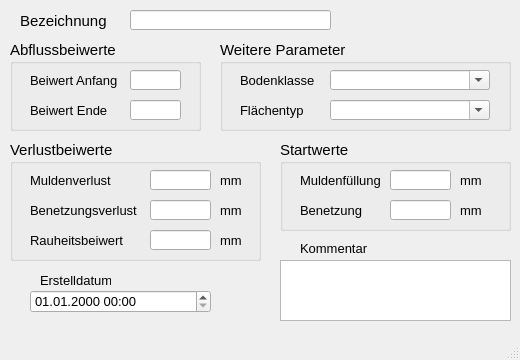
<?xml version="1.0" encoding="UTF-8"?>
<ui version="4.0">
 <class>MainWindow</class>
 <widget class="QMainWindow" name="MainWindow">
  <property name="geometry">
   <rect>
    <x>0</x>
    <y>0</y>
    <width>520</width>
    <height>360</height>
   </rect>
  </property>
  <property name="minimumSize">
   <size>
    <width>520</width>
    <height>360</height>
   </size>
  </property>
  <property name="font">
   <font>
    <family>Tahoma</family>
    <pointsize>10</pointsize>
   </font>
  </property>
  <property name="windowTitle">
   <string>Abflussparameter</string>
  </property>
  <widget class="QWidget" name="centralwidget">
   <widget class="QLabel" name="label">
    <property name="geometry">
     <rect>
      <x>20</x>
      <y>10</y>
      <width>101</width>
      <height>21</height>
     </rect>
    </property>
    <property name="font">
     <font>
      <family>Tahoma</family>
      <pointsize>11</pointsize>
     </font>
    </property>
    <property name="text">
     <string>Bezeichnung</string>
    </property>
   </widget>
   <widget class="QLabel" name="label_70">
    <property name="geometry">
     <rect>
      <x>40</x>
      <y>270</y>
      <width>71</width>
      <height>21</height>
     </rect>
    </property>
    <property name="text">
     <string>Erstelldatum</string>
    </property>
   </widget>
   <widget class="QLabel" name="label_14">
    <property name="geometry">
     <rect>
      <x>300</x>
      <y>240</y>
      <width>81</width>
      <height>16</height>
     </rect>
    </property>
    <property name="text">
     <string>Kommentar</string>
    </property>
   </widget>
   <widget class="QLineEdit" name="apnam">
    <property name="geometry">
     <rect>
      <x>130</x>
      <y>10</y>
      <width>201</width>
      <height>20</height>
     </rect>
    </property>
    <property name="acceptDrops">
     <bool>false</bool>
    </property>
    <property name="toolTip">
     <string>&lt;html&gt;&lt;head/&gt;&lt;body&gt;&lt;p&gt;Eindeutige Bezeichnung&lt;/p&gt;&lt;/body&gt;&lt;/html&gt;</string>
    </property>
    <property name="statusTip">
     <string>Eindeutige Bezeichnung</string>
    </property>
   </widget>
   <widget class="QTextEdit" name="kommentar">
    <property name="geometry">
     <rect>
      <x>280</x>
      <y>260</y>
      <width>231</width>
      <height>61</height>
     </rect>
    </property>
    <property name="toolTip">
     <string>&lt;html&gt;&lt;head/&gt;&lt;body&gt;&lt;p&gt;Platz für zusätzliche Kommentare.&lt;/p&gt;&lt;/body&gt;&lt;/html&gt;</string>
    </property>
    <property name="statusTip">
     <string>Platz für zusätzliche Kommentare.</string>
    </property>
   </widget>
   <widget class="QgsDateTimeEdit" name="createdat">
    <property name="geometry">
     <rect>
      <x>30</x>
      <y>290</y>
      <width>181</width>
      <height>23</height>
     </rect>
    </property>
    <property name="currentSection">
     <enum>QDateTimeEdit::DaySection</enum>
    </property>
    <property name="displayFormat">
     <string>dd.MM.yyyy HH:mm</string>
    </property>
   </widget>
   <widget class="QGroupBox" name="groupBox">
    <property name="geometry">
     <rect>
      <x>10</x>
      <y>40</y>
      <width>191</width>
      <height>91</height>
     </rect>
    </property>
    <property name="font">
     <font>
      <family>Tahoma</family>
      <pointsize>11</pointsize>
      <weight>50</weight>
      <bold>false</bold>
     </font>
    </property>
    <property name="title">
     <string>Abflussbeiwerte</string>
    </property>
    <widget class="QLabel" name="label_9">
     <property name="geometry">
      <rect>
       <x>20</x>
       <y>30</y>
       <width>91</width>
       <height>21</height>
      </rect>
     </property>
     <property name="font">
      <font>
       <family>Tahoma</family>
       <pointsize>10</pointsize>
       <weight>50</weight>
       <bold>false</bold>
      </font>
     </property>
     <property name="toolTip">
      <string>&lt;html&gt;&lt;head/&gt;&lt;body&gt;&lt;p&gt;Startwert für den Abflussbeiwert in HYSTEM-EXTRAN (0.0 - 1.0)&lt;/p&gt;&lt;/body&gt;&lt;/html&gt;</string>
     </property>
     <property name="statusTip">
      <string>Startwert für den Abflussbeiwert in HYSTEM-EXTRAN (0.0 - 1.0)</string>
     </property>
     <property name="text">
      <string>Beiwert Anfang</string>
     </property>
    </widget>
    <widget class="QLabel" name="label_13">
     <property name="geometry">
      <rect>
       <x>20</x>
       <y>60</y>
       <width>91</width>
       <height>21</height>
      </rect>
     </property>
     <property name="font">
      <font>
       <family>Tahoma</family>
       <pointsize>10</pointsize>
       <weight>50</weight>
       <bold>false</bold>
      </font>
     </property>
     <property name="toolTip">
      <string>&lt;html&gt;&lt;head/&gt;&lt;body&gt;&lt;p&gt;Endwert für den Abflussbeiwert in HYSTEM-EXTRAN (0.0 - 1.0)&lt;/p&gt;&lt;/body&gt;&lt;/html&gt;</string>
     </property>
     <property name="statusTip">
      <string>&lt;html&gt;&lt;head/&gt;&lt;body&gt;&lt;p&gt;Endwert für den Abflussbeiwert in HYSTEM-EXTRAN (0.0 - 1.0)&lt;/p&gt;&lt;/body&gt;&lt;/html&gt;</string>
     </property>
     <property name="text">
      <string>Beiwert Ende</string>
     </property>
    </widget>
    <widget class="QLineEdit" name="anfangsabflussbeiwert">
     <property name="geometry">
      <rect>
       <x>120</x>
       <y>30</y>
       <width>51</width>
       <height>20</height>
      </rect>
     </property>
     <property name="font">
      <font>
       <family>Tahoma</family>
       <pointsize>10</pointsize>
       <weight>50</weight>
       <bold>false</bold>
      </font>
     </property>
     <property name="toolTip">
      <string>&lt;html&gt;&lt;head/&gt;&lt;body&gt;&lt;p&gt;Startwert für den Abflussbeiwert in HYSTEM-EXTRAN (0.0 - 1.0)&lt;/p&gt;&lt;/body&gt;&lt;/html&gt;</string>
     </property>
     <property name="statusTip">
      <string>Startwert für den Abflussbeiwert in HYSTEM-EXTRAN (0.0 - 1.0)</string>
     </property>
    </widget>
    <widget class="QLineEdit" name="endabflussbeiwert">
     <property name="geometry">
      <rect>
       <x>120</x>
       <y>60</y>
       <width>51</width>
       <height>20</height>
      </rect>
     </property>
     <property name="font">
      <font>
       <family>Tahoma</family>
       <pointsize>10</pointsize>
       <weight>50</weight>
       <bold>false</bold>
      </font>
     </property>
     <property name="toolTip">
      <string>&lt;html&gt;&lt;head/&gt;&lt;body&gt;&lt;p&gt;Endwert für den Abflussbeiwert in HYSTEM-EXTRAN (0.0 - 1.0)&lt;/p&gt;&lt;/body&gt;&lt;/html&gt;</string>
     </property>
     <property name="statusTip">
      <string>Endwert für den Abflussbeiwert in HYSTEM-EXTRAN (0.0 - 1.0)</string>
     </property>
     <property name="accessibleName">
      <string>endabflussbeiwert</string>
     </property>
    </widget>
   </widget>
   <widget class="QGroupBox" name="groupBox_2">
    <property name="geometry">
     <rect>
      <x>10</x>
      <y>140</y>
      <width>251</width>
      <height>121</height>
     </rect>
    </property>
    <property name="font">
     <font>
      <family>Tahoma</family>
      <pointsize>11</pointsize>
      <weight>50</weight>
      <bold>false</bold>
     </font>
    </property>
    <property name="title">
     <string>Verlustbeiwerte</string>
    </property>
    <widget class="QLabel" name="label_7">
     <property name="geometry">
      <rect>
       <x>210</x>
       <y>60</y>
       <width>30</width>
       <height>21</height>
      </rect>
     </property>
     <property name="font">
      <font>
       <family>Tahoma</family>
       <pointsize>10</pointsize>
       <weight>50</weight>
       <bold>false</bold>
      </font>
     </property>
     <property name="text">
      <string>mm</string>
     </property>
    </widget>
    <widget class="QLineEdit" name="benetzungsverlust">
     <property name="geometry">
      <rect>
       <x>140</x>
       <y>60</y>
       <width>61</width>
       <height>20</height>
      </rect>
     </property>
     <property name="font">
      <font>
       <family>Tahoma</family>
       <pointsize>10</pointsize>
       <weight>50</weight>
       <bold>false</bold>
      </font>
     </property>
     <property name="toolTip">
      <string>&lt;html&gt;&lt;head/&gt;&lt;body&gt;&lt;p&gt;Benetzungsverlust&lt;/p&gt;&lt;/body&gt;&lt;/html&gt;</string>
     </property>
     <property name="statusTip">
      <string>Benetzungsverlust</string>
     </property>
    </widget>
    <widget class="QLabel" name="label_20">
     <property name="geometry">
      <rect>
       <x>20</x>
       <y>60</y>
       <width>121</width>
       <height>21</height>
      </rect>
     </property>
     <property name="font">
      <font>
       <family>Tahoma</family>
       <pointsize>10</pointsize>
       <weight>50</weight>
       <bold>false</bold>
      </font>
     </property>
     <property name="text">
      <string>Benetzungsverlust</string>
     </property>
    </widget>
    <widget class="QLabel" name="label_3">
     <property name="geometry">
      <rect>
       <x>210</x>
       <y>30</y>
       <width>30</width>
       <height>21</height>
      </rect>
     </property>
     <property name="font">
      <font>
       <family>Tahoma</family>
       <pointsize>10</pointsize>
       <weight>50</weight>
       <bold>false</bold>
      </font>
     </property>
     <property name="text">
      <string>mm</string>
     </property>
    </widget>
    <widget class="QLabel" name="label_21">
     <property name="geometry">
      <rect>
       <x>20</x>
       <y>30</y>
       <width>91</width>
       <height>21</height>
      </rect>
     </property>
     <property name="font">
      <font>
       <family>Tahoma</family>
       <pointsize>10</pointsize>
       <weight>50</weight>
       <bold>false</bold>
      </font>
     </property>
     <property name="text">
      <string>Muldenverlust</string>
     </property>
    </widget>
    <widget class="QLineEdit" name="muldenverlust">
     <property name="geometry">
      <rect>
       <x>140</x>
       <y>30</y>
       <width>61</width>
       <height>20</height>
      </rect>
     </property>
     <property name="font">
      <font>
       <family>Tahoma</family>
       <pointsize>10</pointsize>
       <weight>50</weight>
       <bold>false</bold>
      </font>
     </property>
     <property name="toolTip">
      <string>&lt;html&gt;&lt;head/&gt;&lt;body&gt;&lt;p&gt;Muldenverlust&lt;/p&gt;&lt;/body&gt;&lt;/html&gt;</string>
     </property>
     <property name="statusTip">
      <string>Muldenverlust</string>
     </property>
    </widget>
    <widget class="QLineEdit" name="rauheit_kst">
     <property name="geometry">
      <rect>
       <x>140</x>
       <y>90</y>
       <width>61</width>
       <height>20</height>
      </rect>
     </property>
     <property name="font">
      <font>
       <family>Tahoma</family>
       <pointsize>10</pointsize>
       <weight>50</weight>
       <bold>false</bold>
      </font>
     </property>
     <property name="toolTip">
      <string>&lt;html&gt;&lt;head/&gt;&lt;body&gt;&lt;p&gt;Absolute Rauheit gemäß Prandtl-Colebrook&lt;/p&gt;&lt;/body&gt;&lt;/html&gt;</string>
     </property>
     <property name="statusTip">
      <string>Absolute Rauheit gemäß Prandtl-Colebrook</string>
     </property>
    </widget>
    <widget class="QLabel" name="label_72">
     <property name="geometry">
      <rect>
       <x>210</x>
       <y>90</y>
       <width>46</width>
       <height>21</height>
      </rect>
     </property>
     <property name="font">
      <font>
       <family>Tahoma</family>
       <pointsize>10</pointsize>
       <weight>50</weight>
       <bold>false</bold>
      </font>
     </property>
     <property name="text">
      <string>mm</string>
     </property>
    </widget>
    <widget class="QLabel" name="label_62">
     <property name="geometry">
      <rect>
       <x>20</x>
       <y>90</y>
       <width>101</width>
       <height>21</height>
      </rect>
     </property>
     <property name="font">
      <font>
       <family>Tahoma</family>
       <pointsize>10</pointsize>
       <weight>50</weight>
       <bold>false</bold>
      </font>
     </property>
     <property name="text">
      <string>Rauheitsbeiwert</string>
     </property>
    </widget>
   </widget>
   <widget class="QGroupBox" name="groupBox_3">
    <property name="geometry">
     <rect>
      <x>220</x>
      <y>40</y>
      <width>291</width>
      <height>91</height>
     </rect>
    </property>
    <property name="font">
     <font>
      <family>Tahoma</family>
      <pointsize>11</pointsize>
      <weight>50</weight>
      <bold>false</bold>
     </font>
    </property>
    <property name="title">
     <string>Weitere Parameter</string>
    </property>
    <widget class="QComboBox" name="flaechentyp">
     <property name="geometry">
      <rect>
       <x>110</x>
       <y>60</y>
       <width>160</width>
       <height>20</height>
      </rect>
     </property>
     <property name="font">
      <font>
       <family>Tahoma</family>
       <pointsize>10</pointsize>
       <weight>50</weight>
       <bold>false</bold>
      </font>
     </property>
     <property name="toolTip">
      <string>&lt;html&gt;&lt;head/&gt;&lt;body&gt;&lt;p&gt;Flächentyp entspr. HYSTEM-EXTRAN&lt;/p&gt;&lt;/body&gt;&lt;/html&gt;</string>
     </property>
     <property name="statusTip">
      <string>Flächentyp entspr. HYSTEM-EXTRAN</string>
     </property>
     <property name="accessibleName">
      <string>bodenklasse</string>
     </property>
     <property name="editable">
      <bool>true</bool>
     </property>
    </widget>
    <widget class="QComboBox" name="bodenklasse">
     <property name="geometry">
      <rect>
       <x>110</x>
       <y>30</y>
       <width>160</width>
       <height>20</height>
      </rect>
     </property>
     <property name="font">
      <font>
       <family>Tahoma</family>
       <pointsize>10</pointsize>
       <weight>50</weight>
       <bold>false</bold>
      </font>
     </property>
     <property name="toolTip">
      <string>Bodenklasse. Muss bei befestigten Flächen leer sein.</string>
     </property>
     <property name="statusTip">
      <string>Bodenklasse. Muss bei befestigten Flächen leer sein.</string>
     </property>
     <property name="accessibleName">
      <string>bodenklasse</string>
     </property>
     <property name="editable">
      <bool>true</bool>
     </property>
    </widget>
    <widget class="QLabel" name="label_19">
     <property name="geometry">
      <rect>
       <x>20</x>
       <y>60</y>
       <width>71</width>
       <height>21</height>
      </rect>
     </property>
     <property name="font">
      <font>
       <family>Tahoma</family>
       <pointsize>10</pointsize>
       <weight>50</weight>
       <bold>false</bold>
      </font>
     </property>
     <property name="text">
      <string>Flächentyp</string>
     </property>
    </widget>
    <widget class="QLabel" name="label_18">
     <property name="geometry">
      <rect>
       <x>20</x>
       <y>30</y>
       <width>81</width>
       <height>21</height>
      </rect>
     </property>
     <property name="font">
      <font>
       <family>Tahoma</family>
       <pointsize>10</pointsize>
       <weight>50</weight>
       <bold>false</bold>
      </font>
     </property>
     <property name="text">
      <string>Bodenklasse</string>
     </property>
    </widget>
   </widget>
   <widget class="QGroupBox" name="groupBox_4">
    <property name="geometry">
     <rect>
      <x>280</x>
      <y>140</y>
      <width>231</width>
      <height>91</height>
     </rect>
    </property>
    <property name="font">
     <font>
      <family>Tahoma</family>
      <pointsize>11</pointsize>
      <weight>50</weight>
      <bold>false</bold>
     </font>
    </property>
    <property name="title">
     <string>Startwerte</string>
    </property>
    <widget class="QLabel" name="label_10">
     <property name="geometry">
      <rect>
       <x>180</x>
       <y>60</y>
       <width>31</width>
       <height>21</height>
      </rect>
     </property>
     <property name="font">
      <font>
       <family>Tahoma</family>
       <pointsize>10</pointsize>
       <weight>50</weight>
       <bold>false</bold>
      </font>
     </property>
     <property name="text">
      <string>mm</string>
     </property>
    </widget>
    <widget class="QLabel" name="label_11">
     <property name="geometry">
      <rect>
       <x>20</x>
       <y>60</y>
       <width>91</width>
       <height>21</height>
      </rect>
     </property>
     <property name="font">
      <font>
       <family>Tahoma</family>
       <pointsize>10</pointsize>
       <weight>50</weight>
       <bold>false</bold>
      </font>
     </property>
     <property name="text">
      <string>Benetzung</string>
     </property>
    </widget>
    <widget class="QLineEdit" name="benetzung_startwert">
     <property name="geometry">
      <rect>
       <x>110</x>
       <y>60</y>
       <width>61</width>
       <height>20</height>
      </rect>
     </property>
     <property name="font">
      <font>
       <family>Tahoma</family>
       <pointsize>10</pointsize>
       <weight>50</weight>
       <bold>false</bold>
      </font>
     </property>
     <property name="toolTip">
      <string>&lt;html&gt;&lt;head/&gt;&lt;body&gt;&lt;p&gt;Benetzung am Simulationsbeginn&lt;/p&gt;&lt;/body&gt;&lt;/html&gt;</string>
     </property>
     <property name="statusTip">
      <string>Benetzung am Simulationsbeginn</string>
     </property>
    </widget>
    <widget class="QLabel" name="label_15">
     <property name="geometry">
      <rect>
       <x>20</x>
       <y>30</y>
       <width>91</width>
       <height>21</height>
      </rect>
     </property>
     <property name="font">
      <font>
       <family>Tahoma</family>
       <pointsize>10</pointsize>
       <weight>50</weight>
       <bold>false</bold>
      </font>
     </property>
     <property name="text">
      <string>Muldenfüllung</string>
     </property>
    </widget>
    <widget class="QLineEdit" name="mulden_startwert">
     <property name="geometry">
      <rect>
       <x>110</x>
       <y>30</y>
       <width>61</width>
       <height>20</height>
      </rect>
     </property>
     <property name="font">
      <font>
       <family>Tahoma</family>
       <pointsize>10</pointsize>
       <weight>50</weight>
       <bold>false</bold>
      </font>
     </property>
     <property name="toolTip">
      <string>&lt;html&gt;&lt;head/&gt;&lt;body&gt;&lt;p&gt;Muldenfüllung am Simulationsbeginn&lt;/p&gt;&lt;/body&gt;&lt;/html&gt;</string>
     </property>
     <property name="statusTip">
      <string>Muldenfüllung am Simulationsbeginn</string>
     </property>
    </widget>
    <widget class="QLabel" name="label_16">
     <property name="geometry">
      <rect>
       <x>180</x>
       <y>30</y>
       <width>31</width>
       <height>21</height>
      </rect>
     </property>
     <property name="font">
      <font>
       <family>Tahoma</family>
       <pointsize>10</pointsize>
       <weight>50</weight>
       <bold>false</bold>
      </font>
     </property>
     <property name="text">
      <string>mm</string>
     </property>
    </widget>
   </widget>
  </widget>
  <widget class="QMenuBar" name="menubar">
   <property name="geometry">
    <rect>
     <x>0</x>
     <y>0</y>
     <width>520</width>
     <height>22</height>
    </rect>
   </property>
  </widget>
  <widget class="QStatusBar" name="statusbar"/>
 </widget>
 <customwidgets>
  <customwidget>
   <class>QgsDateTimeEdit</class>
   <extends>QDateTimeEdit</extends>
   <header>qgsdatetimeedit.h</header>
  </customwidget>
 </customwidgets>
 <tabstops>
  <tabstop>apnam</tabstop>
  <tabstop>anfangsabflussbeiwert</tabstop>
  <tabstop>endabflussbeiwert</tabstop>
  <tabstop>muldenverlust</tabstop>
  <tabstop>benetzungsverlust</tabstop>
  <tabstop>bodenklasse</tabstop>
  <tabstop>kommentar</tabstop>
  <tabstop>createdat</tabstop>
 </tabstops>
 <resources/>
 <connections/>
</ui>
